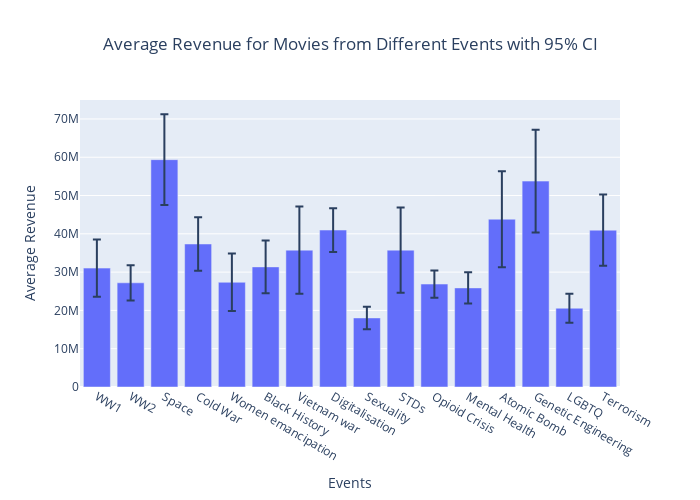

The notebook cell saved with this chart:
### Code cell
# Interactive barplot 

fig = go.Figure()

fig.add_trace(go.Bar(
    name="Mean",
    x=events,
    y=all_averages,
    marker=dict(color='rgb(99, 110, 250)'),
    error_y=dict(
        type='data',
        symmetric=False,
        array=[(high - low) / 2 for low, high in zip(lower_bound, upper_bound)],
        arrayminus=[(high - low) / 2 for low, high in zip(lower_bound, upper_bound)]
    ),
))

fig.update_layout(
    barmode="group",
    width=700,
    height=500,
    xaxis_title="Events",
    yaxis_title="Average Revenue",
    title="Average Revenue for Movies from Different Events with 95% CI",
    title_x=0.5,
)

fig.show()
# fig.write_image("./plots/average_revenue_bar.png")
#fig.write_html("./plots/average_revenue_bar.html")

### Figure 1 — Plotly figure (JSON) as saved in the notebook; plotly's stock layout.template omitted (floating-point values rounded to 4 significant figures)
{"data": [{"error_y": {"array": [7473000.0, 4599000.0, 11830000.0, 6997000.0, 7509000.0, 6895000.0, 11370000.0, 5710000.0, 2932000.0, 11120000.0, 3547000.0, 4099000.0, 12540000.0, 13430000.0, 3787000.0, 9294000.0], "arrayminus": [7473000.0, 4599000.0, 11830000.0, 6997000.0, 7509000.0, 6895000.0, 11370000.0, 5710000.0, 2932000.0, 11120000.0, 3547000.0, 4099000.0, 12540000.0, 13430000.0, 3787000.0, 9294000.0], "symmetric": false, "type": "data"}, "marker": {"color": "rgb(99, 110, 250)"}, "name": "Mean", "type": "bar", "x": ["WW1", "WW2", "Space", "Cold War", "Women emancipation", "Black History", "Vietnam war", "Digitalisation", "Sexuality", "STDs", "Opioid Crisis", "Mental Health", "Atomic Bomb", "Genetic Engineering", "LGBTQ", "Terrorism"], "y": [31050000.0, 27210000.0, 59360000.0, 37340000.0, 27350000.0, 31370000.0, 35740000.0, 40980000.0, 18040000.0, 35740000.0, 26880000.0, 25880000.0, 43820000.0, 53770000.0, 20570000.0, 40960000.0]}], "layout": {"barmode": "group", "height": 500, "title": {"text": "Average Revenue for Movies from Different Events with 95% CI", "x": 0.5}, "width": 700, "xaxis": {"title": {"text": "Events"}}, "yaxis": {"title": {"text": "Average Revenue"}}}}
